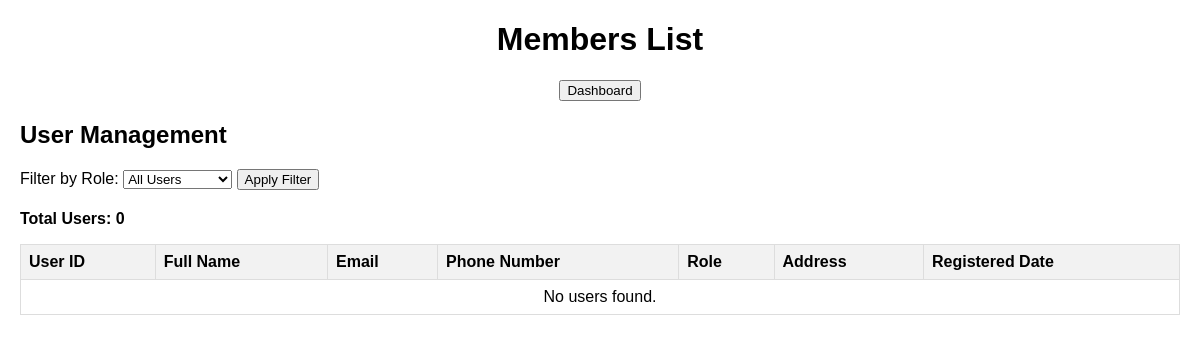
The app's page /admin/members_list.php, older data.
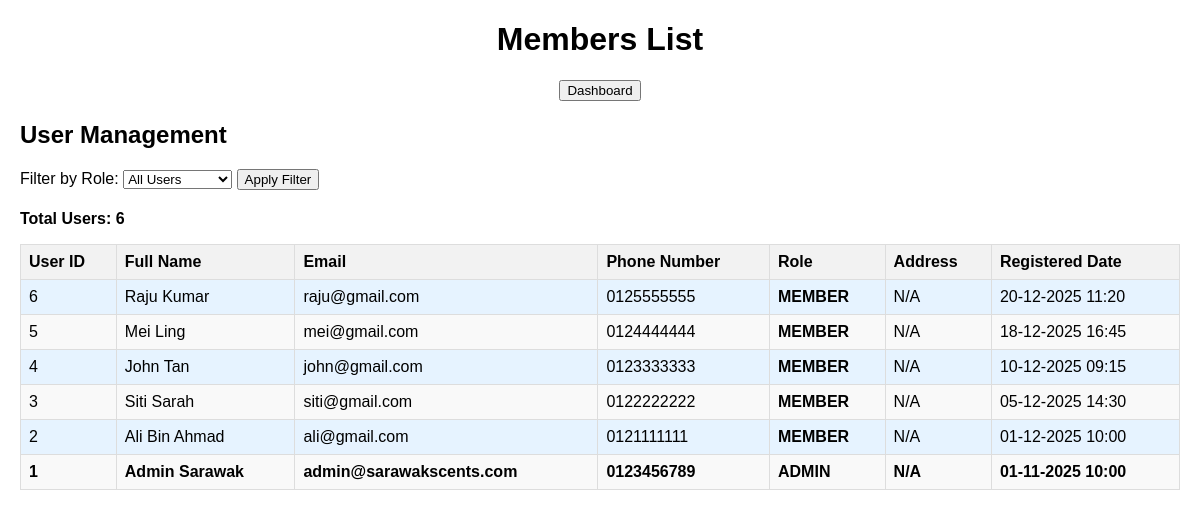
The same page, newer data.
### tables this page shows
CREATE TABLE IF NOT EXISTS users (
    user_id INT AUTO_INCREMENT PRIMARY KEY,
    full_name VARCHAR(100) NOT NULL,
    email VARCHAR(100) NOT NULL UNIQUE,
    password VARCHAR(255) NOT NULL, 
    phone_number VARCHAR(20),
    otp_code VARCHAR(10) DEFAULT NULL,
    role ENUM('member', 'admin') DEFAULT 'member',
    address TEXT,
    created_at TIMESTAMP DEFAULT CURRENT_TIMESTAMP
);

### admin/members_list.php (the view, shortened to what this page needs)
<?php
include $_SERVER['DOCUMENT_ROOT'] . '/sarawak_scents/includes/db_connect.php';
$roleFilter = $_GET['role'] ?? 'all';
function getFilteredUsers($conn, $roleFilter) {
    $query = "SELECT user_id, full_name, email, phone_number, role, address, created_at
              FROM users";
    $query .= " ORDER BY created_at DESC";
    $result = mysqli_query($conn, $query);
    $users = [];
    while ($row = mysqli_fetch_assoc($result)) {
        $users[] = $row;
    }
    return $users;
}
$users = getFilteredUsers($conn, $roleFilter);
$totalUsers = count($users);
?>
<!DOCTYPE html>
<html lang="en">
<head>
</head>
<body>
    <div class="header">
        <h1>Members List</h1>
    </div>
    <div class="nav">
        <button onclick="window.location.href='dashboard.php'">Dashboard</button>
    </div>
    <h2>User Management</h2>
    <div class="filter-form">
        <form method="get" action="">
            <label for="role">Filter by Role:</label>
            <select name="role" id="role">
                <option value="all" <?php echo $roleFilter === 'all' ? 'selected' : ''; ?>>All Users</option>
            </select>
            <button type="submit">Apply Filter</button>
        </form>
    </div>
    <p><strong>Total Users: <?php echo $totalUsers; ?></strong></p>
    <table>
        <thead>
            <tr>
                <th>User ID</th>
                <th>Full Name</th>
                <th>Email</th>
                <th>Phone Number</th>
                <th>Role</th>
                <th>Address</th>
                <th>Registered Date</th>
            </tr>
        </thead>
        <tbody>
            <?php if (empty($users)): ?>
                <tr>
                    <td colspan="7" style="text-align: center;">No users found.</td>
                </tr>
            <?php else: ?>
                <?php foreach ($users as $user): ?>
                    <tr class="role-<?php echo strtolower($user['role']); ?>">
                        <td><?php echo htmlspecialchars($user['user_id']); ?></td>
                        <td><?php echo htmlspecialchars($user['full_name']); ?></td>
                        <td><?php echo htmlspecialchars($user['email']); ?></td>
                        <td><?php echo htmlspecialchars($user['phone_number'] ?? 'N/A'); ?></td>
                        <td><strong><?php echo strtoupper($user['role']); ?></strong></td>
                        <td><?php echo htmlspecialchars($user['address'] ?? 'N/A'); ?></td>
                        <td><?php echo date('d-m-Y H:i', strtotime($user['created_at'])); ?></td>
                    </tr>
                <?php endforeach; ?>
            <?php endif; ?>
        </tbody>
    </table>
</body>
</html>

Row changes from the older to the newer data that the page shows:
added users: user_id "6", full_name "Raju Kumar", email "raju@gmail.com", phone_number "0125555555", role "MEMBER", address "N/A", created_at "20-12-2025 11:20"
added users: user_id "5", full_name "Mei Ling", email "mei@gmail.com", phone_number "0124444444", role "MEMBER", address "N/A", created_at "18-12-2025 16:45"
added users: user_id "4", full_name "John Tan", email "john@gmail.com", phone_number "0123333333", role "MEMBER", address "N/A", created_at "10-12-2025 09:15"
added users: user_id "3", full_name "Siti Sarah", email "siti@gmail.com", phone_number "0122222222", role "MEMBER", address "N/A", created_at "05-12-2025 14:30"
added users: user_id "2", full_name "Ali Bin Ahmad", email "ali@gmail.com", phone_number "0121111111", role "MEMBER", address "N/A", created_at "01-12-2025 10:00"
added users: user_id "1", full_name "Admin Sarawak", email "admin@sarawakscents.com", phone_number "0123456789", role "ADMIN", address "N/A", created_at "01-11-2025 10:00"
Text that changed along with them:
$totalUsers: "0" → "6"
text no longer shown: "No users found."
